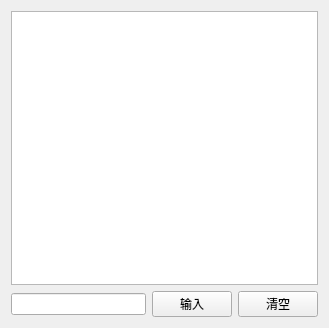
<?xml version="1.0" encoding="UTF-8"?>
<ui version="4.0">
 <class>output</class>
 <widget class="QWidget" name="output">
  <property name="geometry">
   <rect>
    <x>0</x>
    <y>0</y>
    <width>329</width>
    <height>328</height>
   </rect>
  </property>
  <property name="sizePolicy">
   <sizepolicy hsizetype="Expanding" vsizetype="Expanding">
    <horstretch>0</horstretch>
    <verstretch>0</verstretch>
   </sizepolicy>
  </property>
  <property name="windowTitle">
   <string>Form</string>
  </property>
  <layout class="QGridLayout" name="gridLayout">
   <item row="0" column="0">
    <widget class="QTextEdit" name="textEdit"/>
   </item>
   <item row="1" column="0">
    <layout class="QHBoxLayout" name="horizontalLayout">
     <item>
      <widget class="QLineEdit" name="lineEdit"/>
     </item>
     <item>
      <widget class="QPushButton" name="send_Pb">
       <property name="text">
        <string>输入</string>
       </property>
       <property name="icon">
        <iconset resource="res.qrc">
         <normaloff>:/icon/write.png</normaloff>:/icon/write.png</iconset>
       </property>
      </widget>
     </item>
     <item>
      <widget class="QPushButton" name="refresh_Pb">
       <property name="text">
        <string>清空</string>
       </property>
       <property name="icon">
        <iconset resource="res.qrc">
         <normaloff>:/icon/clear.png</normaloff>:/icon/clear.png</iconset>
       </property>
      </widget>
     </item>
    </layout>
   </item>
  </layout>
 </widget>
 <resources>
  <include location="res.qrc"/>
 </resources>
 <connections/>
</ui>
